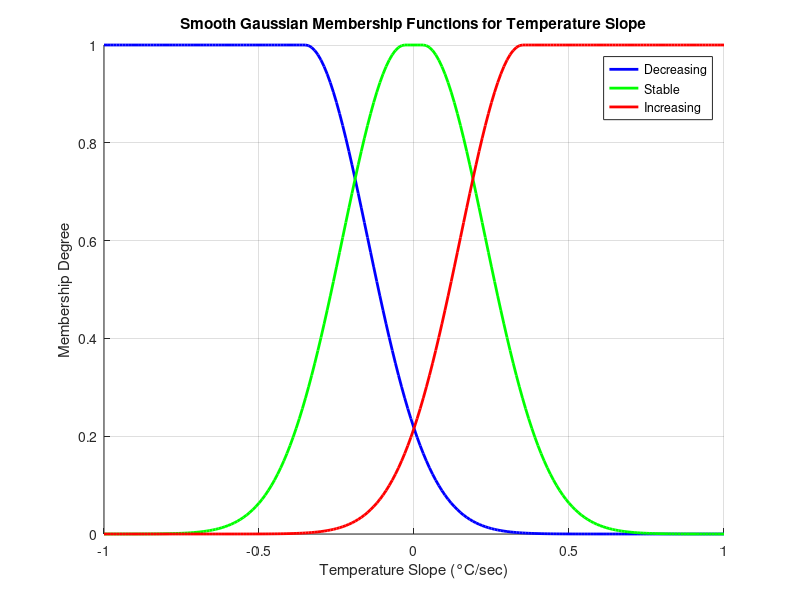

This chart was generated by the following MATLAB code:
x = -1:0.01:1; % Slope range

yDec = gauss2mf(x, [0.2, -1, 0.2, -0.35]);
yStable = gauss2mf(x, [0.2, -0.03, 0.2, 0.03]);
yInc = gauss2mf(x, [0.2, 0.35, 0.2, 1]);

% Plot Membership Functions
figure; hold on;
plot(x, yDec, 'b', 'LineWidth', 2);
plot(x, yStable, 'g', 'LineWidth', 2);
plot(x, yInc, 'r', 'LineWidth', 2);

legend("Decreasing", "Stable", "Increasing");
xlabel("Temperature Slope (°C/sec)");
ylabel("Membership Degree");
title("Smooth Gaussian Membership Functions for Temperature Slope");
grid on;
